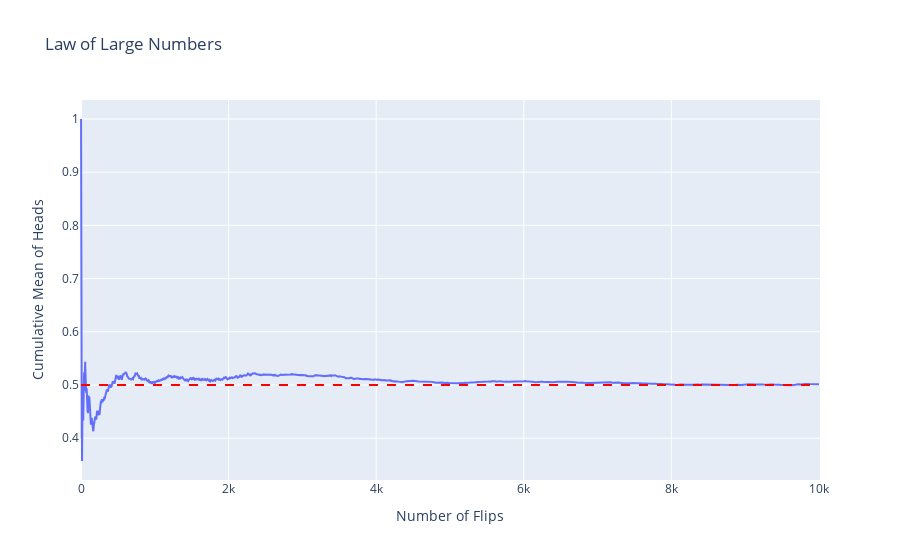

The cell this chart's notebook holds for it:
### Markdown cell above
## Law of Large Numbers

As the number of trials increases, the sample mean converges to the population mean

### Code cell
import numpy as np
import plotly.graph_objs as go
import plotly.io as pio

# 0 for Tails, 1 for Heads
coin_flips = np.random.choice([0, 1], size=10000)
cumulative_mean = np.cumsum(coin_flips) / np.arange(1, 10001)

fig = go.Figure()
fig.add_trace(go.Scatter(x=np.arange(1, 10001), 
                         y=cumulative_mean, 
                         mode='lines', 
                         name='Cumulative Mean'))

fig.add_shape(type='line',
              x0=0, x1=10000, y0=0.5, y1=0.5,
              line=dict(color='red', dash='dash'),
              name="Expected Probability")

fig.update_layout(title="Law of Large Numbers Example",
                  xaxis_title="Number of Flips",
                  yaxis_title="Cumulative Mean of Heads",
                  showlegend=False)

pio.show(fig)

### Figure 1 — Plotly figure (JSON) as saved in the notebook; plotly's stock layout.template omitted (floating-point values rounded to 4 significant figures; data arrays with more than 128 entries replaced by an {"elided": "..."} marker saying what was removed)
{"data": [{"mode": "lines", "name": "Cumulative Mean", "type": "scatter", "x": {"elided": "10000 int values"}, "y": {"elided": "10000 float values"}}], "layout": {"shapes": [{"line": {"color": "red", "dash": "dash"}, "name": "Expected Probability", "type": "line", "x0": 0, "x1": 10000, "y0": 0.5, "y1": 0.5}], "showlegend": false, "title": {"text": "Law of Large Numbers"}, "xaxis": {"title": {"text": "Number of Flips"}}, "yaxis": {"title": {"text": "Cumulative Mean of Heads"}}}}
